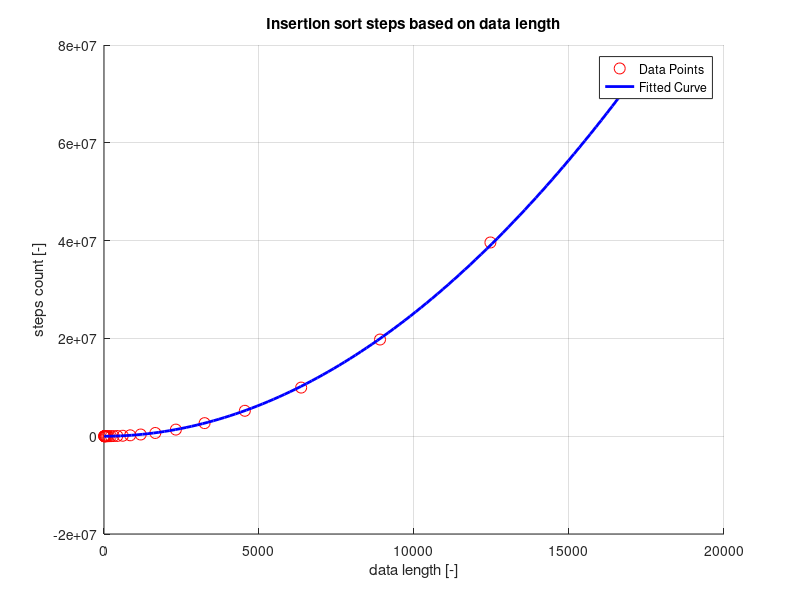

The MATLAB script that drew this image:
clear
close all

is_count = [2.1000000e+01 2.3000000e+01 4.5000000e+01 8.6000000e+01 1.2000000e+02 2.7800000e+02 4.3900000e+02 9.7400000e+02 1.5220000e+03 3.2250000e+03 7.0920000e+03 1.2509000e+04 2.3888000e+04 4.8089000e+04 9.1004000e+04 1.8468100e+05 3.4745200e+05 6.5945200e+05 1.3496500e+06 2.6732270e+06 5.1958290e+06 9.9425940e+06 1.9770518e+07 3.9616885e+07 7.6236641e+07];

ms_count = [3.30000e+01 4.60000e+01 6.70000e+01 9.50000e+01 1.43000e+02 2.07000e+02 3.13000e+02 4.57000e+02 6.81000e+02 1.00100e+03 1.48100e+03 2.17400e+03 3.19500e+03 4.67100e+03 6.82700e+03 9.96000e+03 1.45130e+04 2.11350e+04 3.06730e+04 4.45780e+04 6.44950e+04 9.35670e+04 1.34983e+05 1.95520e+05 2.81349e+05];

hs_count = [2.20000e+01 3.50000e+01 5.50000e+01 8.10000e+01 1.20000e+02 1.75000e+02 2.80000e+02 4.04000e+02 6.13000e+02 9.13000e+02 1.32000e+03 1.96000e+03 2.90500e+03 4.26000e+03 6.25300e+03 9.17700e+03 1.34380e+04 1.95910e+04 2.84520e+04 4.15380e+04 6.02200e+04 8.76600e+04 1.26707e+05 1.83703e+05 2.65433e+05];

qs_count = [3.40000e+01 4.70000e+01 7.00000e+01 7.90000e+01 1.36000e+02 1.64000e+02 2.83000e+02 4.38000e+02 6.57000e+02 1.04600e+03 1.52400e+03 2.22300e+03 3.04200e+03 4.72600e+03 7.09300e+03 1.06590e+04 1.47900e+04 2.48560e+04 3.53920e+04 4.87950e+04 7.23290e+04 1.02905e+05 1.57491e+05 2.27885e+05 3.42328e+05];

init_datalen = 5;
scale_coef = 1.4;
datalens = zeros(1, 25);
datalens(1) = init_datalen;
datalens(1) = floor(datalens(1)*scale_coef)

if (length(is_count) == length(ms_count)) && ...
   (length(ms_count) == length(hs_count)) && ...
   (length(hs_count) == length(qs_count))

    for i = 2:25
        datalens(i) = floor(datalens(i-1)*scale_coef)

    end
else
    error('Data does not have the same length')
end

% Ensure x_data and y_data are column vectors
datalens = datalens(:);
is_count = is_count(:);

% Construct the design matrix for the quadratic function
% Each row is [x^2, x, 1]
A = [datalens.^2, datalens, ones(size(datalens))];

% Solve the equation A * coeffs = y to get the coefficients
coeffs = A \ is_count;

% Extract coefficients a, b, c
a = coeffs(1);
b = coeffs(2);
c = coeffs(3);

% Display the results
fprintf('The quadratic function is: y = %.4fx^2 + %.4fx + %.4f\n', a, b, c);

figure(1)
hold on
grid on
% use in case of logaritmic axis
% set(gca, 'XScale', 'log')
% set(gca, 'YScale', 'log')

% Plot the data points and the fitted curve
x_fit = linspace(min(datalens), max(datalens), 100);  % Generate smooth x values for plotting
y_fit = a * x_fit.^2 + b * x_fit + c;            % Compute the corresponding y values

plot(datalens, is_count, 'ro', 'MarkerSize', 8, 'DisplayName', 'Data Points'); % Original data points
plot(x_fit, y_fit, 'b-', 'LineWidth', 2, 'DisplayName', 'Fitted Curve');    % Fitted curve
xlabel('data length [-]');
ylabel('steps count [-]');
legend('Location', 'best');
title('Insertion sort steps based on data length');





